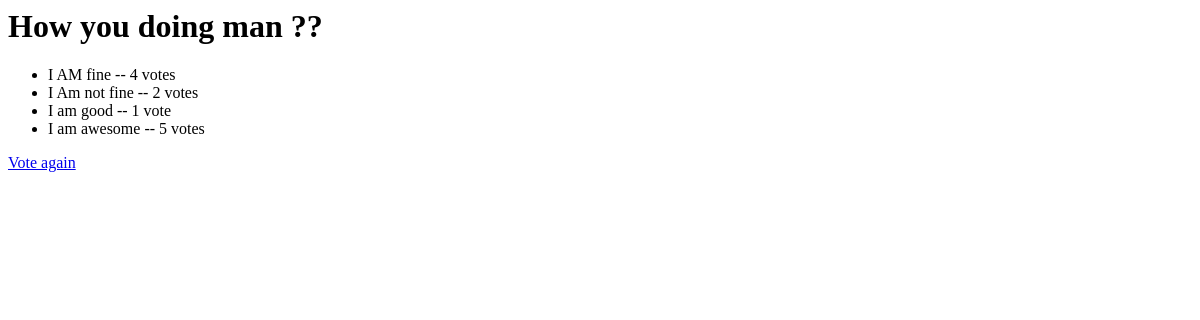
The app's page /polls/3/results/, older data.
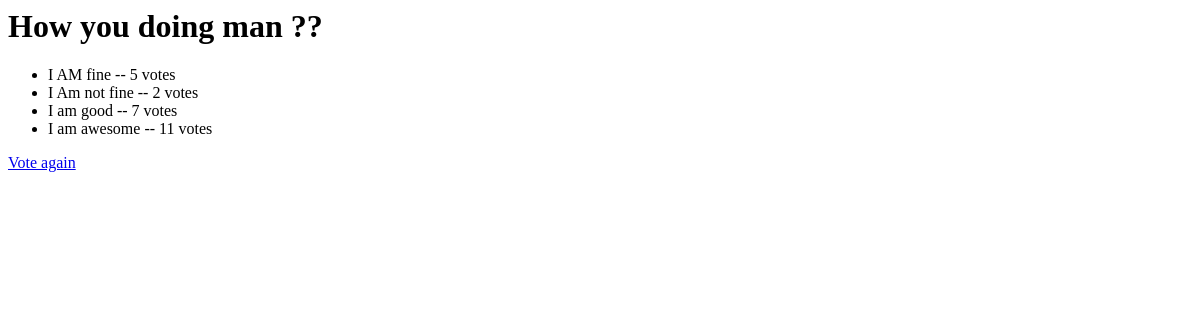
The same page, newer data.
### polls/models.py (models this page shows, shortened)
class Question(models.Model):
    question_text= models.CharField(max_length=200)
    pub_date = models.DateTimeField('date published')

class Choice(models.Model):
    question = models.ForeignKey(Question)
    choice_text = models.CharField(max_length=200)
    votes = models.IntegerField(default=0)

### polls/views.py (the view)
# urls.py: url(r'^(?P<pk>[0-9]+)/results/$',views.ResultsView.as_view(),name='results'),
class ResultsView(generic.DetailView):
    model = Question
    template_name = 'polls/results.html'

### polls/templates/polls/results.html
<h1> {{question.question_text}}</h1>
<ul>
{% for choice in question.choice_set.all %}
	<li>
		{{choice.choice_text}} -- {{choice.votes}} vote{{choice.votes|pluralize }}
	</li>
{% endfor %}
</ul>
<a href ="{% url 'polls:detail' question.id %}"> Vote again</a>

Row changes from the older to the newer data that the page shows:
changed Choice "I AM fine": votes "4" → "5"
changed Choice "I am good": votes "1" → "7"
changed Choice "I am awesome": votes "5" → "11"
